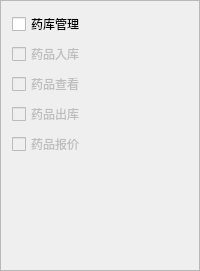
        <widget class="QFrame" name="frame_8">
         <property name="frameShape">
          <enum>QFrame::StyledPanel</enum>
         </property>
         <property name="frameShadow">
          <enum>QFrame::Raised</enum>
         </property>
         <layout class="QVBoxLayout" name="verticalLayout_5">
          <item>
           <widget class="QCheckBox" name="checkBoxDrugManage">
            <property name="sizePolicy">
             <sizepolicy hsizetype="Fixed" vsizetype="Fixed">
              <horstretch>0</horstretch>
              <verstretch>0</verstretch>
             </sizepolicy>
            </property>
            <property name="minimumSize">
             <size>
              <width>60</width>
              <height>20</height>
             </size>
            </property>
            <property name="text">
             <string>药库管理</string>
            </property>
           </widget>
          </item>
          <item>
           <widget class="QCheckBox" name="checkBoxDrugManage1">
            <property name="enabled">
             <bool>false</bool>
            </property>
            <property name="sizePolicy">
             <sizepolicy hsizetype="Fixed" vsizetype="Fixed">
              <horstretch>0</horstretch>
              <verstretch>0</verstretch>
             </sizepolicy>
            </property>
            <property name="minimumSize">
             <size>
              <width>60</width>
              <height>20</height>
             </size>
            </property>
            <property name="text">
             <string>药品入库</string>
            </property>
           </widget>
          </item>
          <item>
           <widget class="QCheckBox" name="checkBoxDrugManage2">
            <property name="enabled">
             <bool>false</bool>
            </property>
            <property name="sizePolicy">
             <sizepolicy hsizetype="Fixed" vsizetype="Fixed">
              <horstretch>0</horstretch>
              <verstretch>0</verstretch>
             </sizepolicy>
            </property>
            <property name="minimumSize">
             <size>
              <width>60</width>
              <height>20</height>
             </size>
            </property>
            <property name="text">
             <string>药品查看</string>
            </property>
           </widget>
          </item>
          <item>
           <widget class="QCheckBox" name="checkBoxDrugManage4">
            <property name="enabled">
             <bool>false</bool>
            </property>
            <property name="sizePolicy">
             <sizepolicy hsizetype="Fixed" vsizetype="Fixed">
              <horstretch>0</horstretch>
              <verstretch>0</verstretch>
             </sizepolicy>
            </property>
            <property name="minimumSize">
             <size>
              <width>60</width>
              <height>20</height>
             </size>
            </property>
            <property name="text">
             <string>药品出库</string>
            </property>
           </widget>
          </item>
          <item>
           <widget class="QCheckBox" name="checkBoxDrugManage3">
            <property name="enabled">
             <bool>false</bool>
            </property>
            <property name="sizePolicy">
             <sizepolicy hsizetype="Fixed" vsizetype="Fixed">
              <horstretch>0</horstretch>
              <verstretch>0</verstretch>
             </sizepolicy>
            </property>
            <property name="minimumSize">
             <size>
              <width>60</width>
              <height>20</height>
             </size>
            </property>
            <property name="text">
             <string>药品报价</string>
            </property>
           </widget>
          </item>
          <item>
           <spacer name="verticalSpacer_8">
            <property name="orientation">
             <enum>Qt::Vertical</enum>
            </property>
            <property name="sizeHint" stdset="0">
             <size>
              <width>20</width>
              <height>103</height>
             </size>
            </property>
           </spacer>
          </item>
         </layout>
        </widget>
